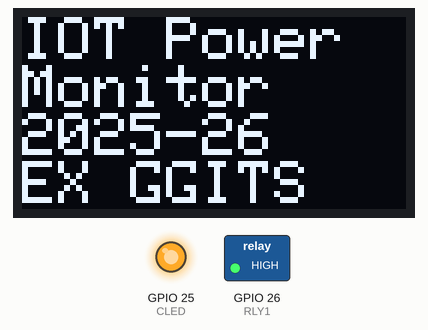
Recording of a sketch running on a simulated ESP32. On the bench: 128×64 one-colour display, switched loads named in the sketch (green lamp = pin HIGH), output pins drawn as LEDs (lit = HIGH). The display library's start-up logo is not drawn.

Above: at 2.1 s.

The sketch:

oled_test.ino
```cpp
#include <SPI.h>
#include <Wire.h>
#include <Adafruit_GFX.h>
#include <Adafruit_SSD1306.h>
#define SCREEN_WIDTH 128 // OLED display width, in pixels
#define SCREEN_HEIGHT 64 // OLED display height, in pixels
#define RLY1 26

#define CLED 25
// Declaration for an SSD1306 display connected to I2C (SDA, SCL pins)
#define OLED_RESET     -1 // Reset pin # (or -1 if sharing Arduino reset pin)
Adafruit_SSD1306 display(SCREEN_WIDTH, SCREEN_HEIGHT, &Wire, OLED_RESET);


void setup() {
  Serial.begin(115200);
  pinMode(RLY1,OUTPUT);pinMode(CLED,OUTPUT);
  digitalWrite(RLY1,HIGH);digitalWrite(CLED,HIGH);


  // SSD1306_SWITCHCAPVCC = generate display voltage from 3.3V internally
  if(!display.begin(SSD1306_SWITCHCAPVCC, 0x3C)) {
    Serial.println(F("SSD1306 allocation failed"));
    for(;;); // Don't proceed, loop forever
  }

  // Show initial display buffer contents on the screen --
  // the library initializes this with an Adafruit splash screen.
  display.display();
  delay(2000); // Pause for 2 seconds

  // Clear the buffer
  display.clearDisplay();
  display.setTextSize(2);             // Normal 1:1 pixel scale
  display.setTextColor(WHITE);        // Draw white text
  display.setCursor(0,0);             // Start at top-left corner
  display.println(F("IOT Power"));
  display.setCursor(0,16);             // Start at top-left corner
  display.println(F("Monitor"));
  display.setCursor(0,32);             // Start at top-left corner
  display.println(F("2025-26"));
  display.setCursor(0,48);             // Start at top-left corner
  display.println(F("EX GGITS"));
  // Show the display buffer on the screen. You MUST call display() after
  // drawing commands to make them visible on screen!
  display.display();
  delay(2000);

}

void loop() {

}
```
